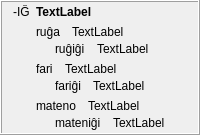
            <widget class="QFrame" name="frame_25">
             <property name="frameShape">
              <enum>QFrame::Box</enum>
             </property>
             <property name="frameShadow">
              <enum>QFrame::Raised</enum>
             </property>
             <layout class="QHBoxLayout" name="horizontalLayout_45">
              <property name="topMargin">
               <number>3</number>
              </property>
              <property name="bottomMargin">
               <number>3</number>
              </property>
              <item>
               <widget class="QLabel" name="label_320">
                <property name="text">
                 <string>-IĜ</string>
                </property>
                <property name="alignment">
                 <set>Qt::AlignHCenter|Qt::AlignTop</set>
                </property>
                <property name="tipo" stdset="0">
                 <string>afikso</string>
                </property>
               </widget>
              </item>
              <item>
               <layout class="QVBoxLayout" name="verticalLayout_383">
                <item>
                 <widget class="QLabel" name="Lec09_Label673">
                  <property name="sizePolicy">
                   <sizepolicy hsizetype="Preferred" vsizetype="Maximum">
                    <horstretch>0</horstretch>
                    <verstretch>0</verstretch>
                   </sizepolicy>
                  </property>
                  <property name="styleSheet">
                   <string notr="true">font-weight: bold;</string>
                  </property>
                  <property name="text">
                   <string>TextLabel</string>
                  </property>
                  <property name="wordWrap">
                   <bool>true</bool>
                  </property>
                 </widget>
                </item>
                <item>
                 <layout class="QVBoxLayout" name="verticalLayout_38">
                  <item>
                   <layout class="QVBoxLayout" name="verticalLayout_370"/>
                  </item>
                  <item>
                   <layout class="QVBoxLayout" name="verticalLayout_367">
                    <item>
                     <layout class="QVBoxLayout" name="verticalLayout_368">
                      <property name="spacing">
                       <number>3</number>
                      </property>
                      <item>
                       <layout class="QHBoxLayout" name="horizontalLayout_604">
                        <property name="spacing">
                         <number>12</number>
                        </property>
                        <item>
                         <widget class="neklakebla_nova" name="Lec09_Button643">
                          <property name="text">
                           <string>ruĝa</string>
                          </property>
                          <property name="wordWrap">
                           <bool>true</bool>
                          </property>
                         </widget>
                        </item>
                        <item>
                         <widget class="QLabel" name="Lec09_Label674">
                          <property name="sizePolicy">
                           <sizepolicy hsizetype="Expanding" vsizetype="Preferred">
                            <horstretch>0</horstretch>
                            <verstretch>0</verstretch>
                           </sizepolicy>
                          </property>
                          <property name="text">
                           <string>TextLabel</string>
                          </property>
                          <property name="wordWrap">
                           <bool>true</bool>
                          </property>
                         </widget>
                        </item>
                       </layout>
                      </item>
                      <item>
                       <layout class="QHBoxLayout" name="horizontalLayout_605">
                        <property name="spacing">
                         <number>12</number>
                        </property>
                        <item>
                         <widget class="label_sago_reversa" name="label_387">
                          <property name="sizePolicy">
                           <sizepolicy hsizetype="Maximum" vsizetype="Preferred">
                            <horstretch>0</horstretch>
                            <verstretch>0</verstretch>
                           </sizepolicy>
                          </property>
                          <property name="text">
                           <string/>
                          </property>
                          <property name="pixmap">
                           <pixmap resource="ikonoj.qrc">:/ikonoj/sago_revena.png</pixmap>
                          </property>
                         </widget>
                        </item>
                        <item>
                         <widget class="neklakebla_nova" name="Lec09_Button644">
                          <property name="text">
                           <string>ruĝiĝi</string>
                          </property>
                          <property name="wordWrap">
                           <bool>true</bool>
                          </property>
                         </widget>
                        </item>
                        <item>
                         <widget class="QLabel" name="Lec09_Label675">
                          <property name="sizePolicy">
                           <sizepolicy hsizetype="Expanding" vsizetype="Preferred">
                            <horstretch>0</horstretch>
                            <verstretch>0</verstretch>
                           </sizepolicy>
                          </property>
                          <property name="text">
                           <string>TextLabel</string>
                          </property>
                          <property name="wordWrap">
                           <bool>true</bool>
                          </property>
                         </widget>
                        </item>
                       </layout>
                      </item>
                     </layout>
                    </item>
                    <item>
                     <layout class="QVBoxLayout" name="verticalLayout_369">
                      <property name="spacing">
                       <number>3</number>
                      </property>
                      <item>
                       <layout class="QHBoxLayout" name="horizontalLayout_633">
                        <property name="spacing">
                         <number>12</number>
                        </property>
                        <item>
                         <widget class="neklakebla_nova" name="Lec09_Button649">
                          <property name="text">
                           <string>fari</string>
                          </property>
                          <property name="wordWrap">
                           <bool>true</bool>
                          </property>
                         </widget>
                        </item>
                        <item>
                         <widget class="QLabel" name="Lec09_Label682">
                          <property name="sizePolicy">
                           <sizepolicy hsizetype="Expanding" vsizetype="Preferred">
                            <horstretch>0</horstretch>
                            <verstretch>0</verstretch>
                           </sizepolicy>
                          </property>
                          <property name="text">
                           <string>TextLabel</string>
                          </property>
                          <property name="wordWrap">
                           <bool>true</bool>
                          </property>
                         </widget>
                        </item>
                       </layout>
                      </item>
                      <item>
                       <layout class="QHBoxLayout" name="horizontalLayout_634">
                        <property name="spacing">
                         <number>12</number>
                        </property>
                        <item>
                         <widget class="label_sago_reversa" name="label_391">
                          <property name="sizePolicy">
                           <sizepolicy hsizetype="Maximum" vsizetype="Preferred">
                            <horstretch>0</horstretch>
                            <verstretch>0</verstretch>
                           </sizepolicy>
                          </property>
                          <property name="text">
                           <string/>
                          </property>
                          <property name="pixmap">
                           <pixmap resource="ikonoj.qrc">:/ikonoj/sago_revena.png</pixmap>
                          </property>
                         </widget>
                        </item>
                        <item>
                         <widget class="neklakebla_nova" name="Lec09_Button46">
                          <property name="text">
                           <string>fariĝi</string>
                          </property>
                          <property name="wordWrap">
                           <bool>true</bool>
                          </property>
                         </widget>
                        </item>
                        <item>
                         <widget class="QLabel" name="Lec09_Label47">
                          <property name="sizePolicy">
                           <sizepolicy hsizetype="Expanding" vsizetype="Preferred">
                            <horstretch>0</horstretch>
                            <verstretch>0</verstretch>
                           </sizepolicy>
                          </property>
                          <property name="text">
                           <string>TextLabel</string>
                          </property>
                          <property name="wordWrap">
                           <bool>true</bool>
                          </property>
                         </widget>
                        </item>
                       </layout>
                      </item>
                     </layout>
                    </item>
                   </layout>
                  </item>
                 </layout>
                </item>
                <item>
                 <layout class="QVBoxLayout" name="verticalLayout_371">
                  <property name="spacing">
                   <number>3</number>
                  </property>
                  <item>
                   <layout class="QHBoxLayout" name="horizontalLayout_606">
                    <property name="spacing">
                     <number>12</number>
                    </property>
                    <item>
                     <widget class="neklakebla_nova" name="Lec09_Button40">
                      <property name="text">
                       <string>mateno</string>
                      </property>
                      <property name="wordWrap">
                       <bool>true</bool>
                      </property>
                     </widget>
                    </item>
                    <item>
                     <widget class="QLabel" name="Lec09_Label41">
                      <property name="sizePolicy">
                       <sizepolicy hsizetype="Expanding" vsizetype="Preferred">
                        <horstretch>0</horstretch>
                        <verstretch>0</verstretch>
                       </sizepolicy>
                      </property>
                      <property name="text">
                       <string>TextLabel</string>
                      </property>
                      <property name="wordWrap">
                       <bool>true</bool>
                      </property>
                     </widget>
                    </item>
                   </layout>
                  </item>
                  <item>
                   <layout class="QHBoxLayout" name="horizontalLayout_607">
                    <property name="spacing">
                     <number>12</number>
                    </property>
                    <item>
                     <widget class="label_sago_reversa" name="label_388">
                      <property name="sizePolicy">
                       <sizepolicy hsizetype="Maximum" vsizetype="Preferred">
                        <horstretch>0</horstretch>
                        <verstretch>0</verstretch>
                       </sizepolicy>
                      </property>
                      <property name="text">
                       <string/>
                      </property>
                      <property name="pixmap">
                       <pixmap resource="ikonoj.qrc">:/ikonoj/sago_revena.png</pixmap>
                      </property>
                     </widget>
                    </item>
                    <item>
                     <widget class="neklakebla_nova" name="Lec09_Button41">
                      <property name="text">
                       <string>mateniĝi</string>
                      </property>
                      <property name="wordWrap">
                       <bool>true</bool>
                      </property>
                     </widget>
                    </item>
                    <item>
                     <widget class="QLabel" name="Lec09_Label42">
                      <property name="sizePolicy">
                       <sizepolicy hsizetype="Expanding" vsizetype="Preferred">
                        <horstretch>0</horstretch>
                        <verstretch>0</verstretch>
                       </sizepolicy>
                      </property>
                      <property name="text">
                       <string>TextLabel</string>
                      </property>
                      <property name="wordWrap">
                       <bool>true</bool>
                      </property>
                     </widget>
                    </item>
                   </layout>
                  </item>
                 </layout>
                </item>
               </layout>
              </item>
             </layout>
            </widget>
